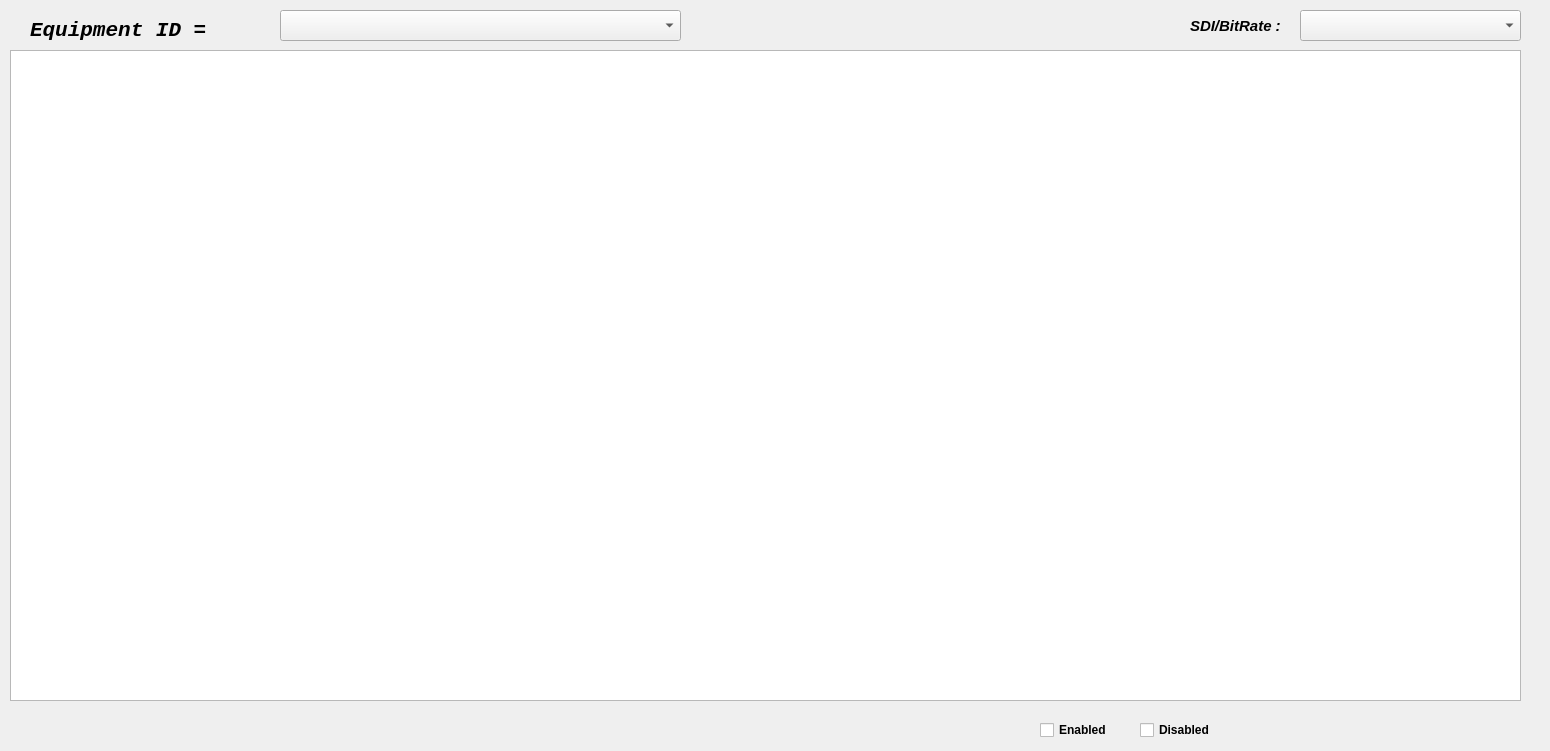
<?xml version="1.0" encoding="UTF-8"?>
<ui version="4.0">
 <class>Receiver</class>
 <widget class="QWidget" name="Receiver">
  <property name="geometry">
   <rect>
    <x>0</x>
    <y>0</y>
    <width>1550</width>
    <height>751</height>
   </rect>
  </property>
  <property name="font">
   <font>
    <bold>true</bold>
   </font>
  </property>
  <property name="windowTitle">
   <string>Form</string>
  </property>
  <widget class="QFrame" name="frame">
   <property name="geometry">
    <rect>
     <x>10</x>
     <y>10</y>
     <width>681</width>
     <height>41</height>
    </rect>
   </property>
   <property name="frameShape">
    <enum>QFrame::NoFrame</enum>
   </property>
   <widget class="QLabel" name="label">
    <property name="geometry">
     <rect>
      <x>20</x>
      <y>10</y>
      <width>241</width>
      <height>21</height>
     </rect>
    </property>
    <property name="font">
     <font>
      <family>Liberation Mono</family>
      <pointsize>16</pointsize>
      <italic>true</italic>
      <bold>true</bold>
     </font>
    </property>
    <property name="text">
     <string>Equipment ID = </string>
    </property>
   </widget>
   <widget class="QComboBox" name="equipmentSelector">
    <property name="geometry">
     <rect>
      <x>270</x>
      <y>0</y>
      <width>401</width>
      <height>31</height>
     </rect>
    </property>
   </widget>
  </widget>
  <widget class="QTreeView" name="treeView">
   <property name="geometry">
    <rect>
     <x>10</x>
     <y>50</y>
     <width>1511</width>
     <height>651</height>
    </rect>
   </property>
   <property name="font">
    <font>
     <pointsize>10</pointsize>
     <bold>true</bold>
    </font>
   </property>
   <property name="tabletTracking">
    <bool>true</bool>
   </property>
   <property name="alternatingRowColors">
    <bool>true</bool>
   </property>
  </widget>
  <widget class="QLabel" name="lSDIEnable">
   <property name="geometry">
    <rect>
     <x>1190</x>
     <y>10</y>
     <width>101</width>
     <height>31</height>
    </rect>
   </property>
   <property name="font">
    <font>
     <family>Liberation Sans</family>
     <pointsize>11</pointsize>
     <italic>true</italic>
     <bold>true</bold>
    </font>
   </property>
   <property name="text">
    <string>SDI/BitRate : </string>
   </property>
  </widget>
  <widget class="QComboBox" name="c_bitRate_enableSDI">
   <property name="geometry">
    <rect>
     <x>1300</x>
     <y>10</y>
     <width>221</width>
     <height>31</height>
    </rect>
   </property>
  </widget>
  <widget class="QCheckBox" name="chReceiverDisabled">
   <property name="geometry">
    <rect>
     <x>1140</x>
     <y>720</y>
     <width>85</width>
     <height>20</height>
    </rect>
   </property>
   <property name="text">
    <string>Disabled</string>
   </property>
  </widget>
  <widget class="QCheckBox" name="chReceiverEnabled">
   <property name="geometry">
    <rect>
     <x>1040</x>
     <y>720</y>
     <width>91</width>
     <height>20</height>
    </rect>
   </property>
   <property name="text">
    <string>Enabled</string>
   </property>
  </widget>
 </widget>
 <resources/>
 <connections/>
</ui>
